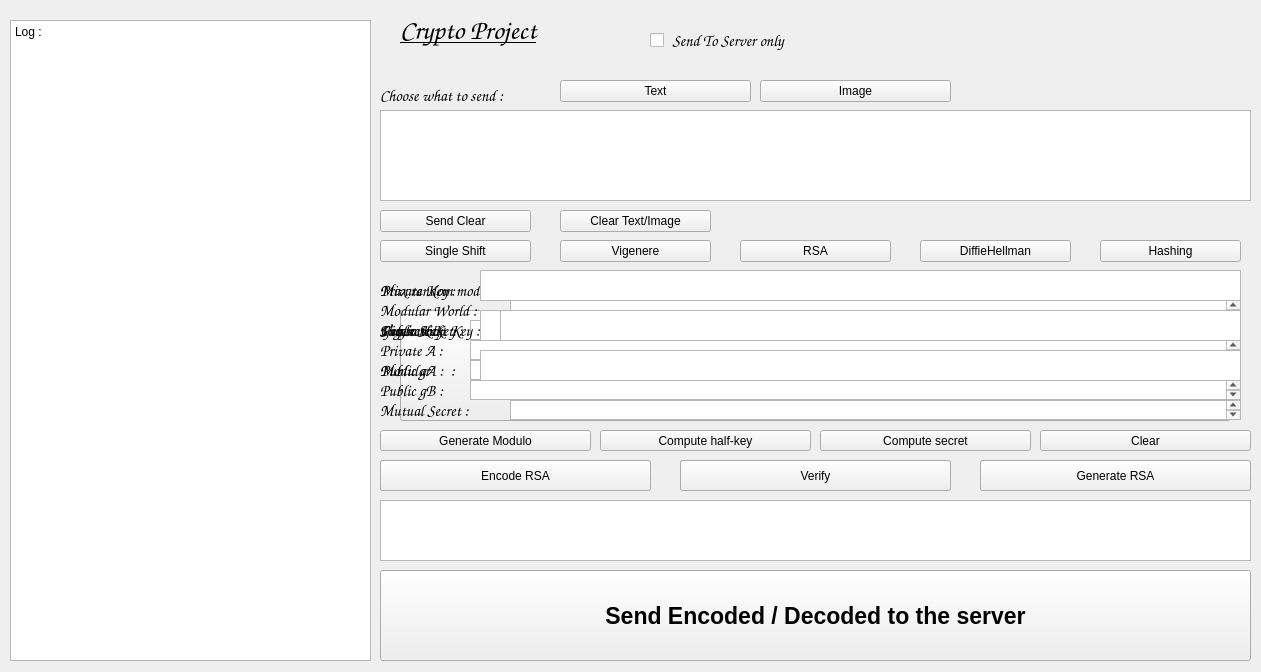
<?xml version="1.0" encoding="UTF-8"?>
<ui version="4.0">
 <class>Crypt</class>
 <widget class="QDialog" name="Crypt">
  <property name="geometry">
   <rect>
    <x>0</x>
    <y>0</y>
    <width>1261</width>
    <height>672</height>
   </rect>
  </property>
  <property name="minimumSize">
   <size>
    <width>400</width>
    <height>600</height>
   </size>
  </property>
  <property name="windowTitle">
   <string>Dialog</string>
  </property>
  <widget class="QToolButton" name="BSendClear">
   <property name="geometry">
    <rect>
     <x>380</x>
     <y>210</y>
     <width>151</width>
     <height>22</height>
    </rect>
   </property>
   <property name="autoFillBackground">
    <bool>false</bool>
   </property>
   <property name="text">
    <string>Send Clear</string>
   </property>
   <property name="icon">
    <iconset theme="accessories-calculator"/>
   </property>
   <property name="checkable">
    <bool>false</bool>
   </property>
   <property name="checked">
    <bool>false</bool>
   </property>
  </widget>
  <widget class="QToolButton" name="BDelTextImage">
   <property name="geometry">
    <rect>
     <x>560</x>
     <y>210</y>
     <width>151</width>
     <height>22</height>
    </rect>
   </property>
   <property name="autoFillBackground">
    <bool>false</bool>
   </property>
   <property name="text">
    <string>Clear Text/Image</string>
   </property>
   <property name="icon">
    <iconset theme="accessories-calculator"/>
   </property>
   <property name="checkable">
    <bool>false</bool>
   </property>
   <property name="checked">
    <bool>false</bool>
   </property>
  </widget>
  <widget class="QTextBrowser" name="TextSSKey">
   <property name="geometry">
    <rect>
     <x>520</x>
     <y>310</y>
     <width>721</width>
     <height>31</height>
    </rect>
   </property>
   <property name="readOnly">
    <bool>false</bool>
   </property>
   <property name="html">
    <string>&lt;!DOCTYPE HTML PUBLIC &quot;-//W3C//DTD HTML 4.0//EN&quot; &quot;http://www.w3.org/TR/REC-html40/strict.dtd&quot;&gt;
&lt;html&gt;&lt;head&gt;&lt;meta name=&quot;qrichtext&quot; content=&quot;1&quot; /&gt;&lt;meta charset=&quot;utf-8&quot; /&gt;&lt;style type=&quot;text/css&quot;&gt;
p, li { white-space: pre-wrap; }
hr { height: 1px; border-width: 0; }
li.unchecked::marker { content: &quot;\2610&quot;; }
li.checked::marker { content: &quot;\2612&quot;; }
&lt;/style&gt;&lt;/head&gt;&lt;body style=&quot; font-family:'Segoe UI'; font-size:9pt; font-weight:400; font-style:normal;&quot;&gt;
&lt;p style=&quot;-qt-paragraph-type:empty; margin-top:0px; margin-bottom:0px; margin-left:0px; margin-right:0px; -qt-block-indent:0; text-indent:0px;&quot;&gt;&lt;br /&gt;&lt;/p&gt;&lt;/body&gt;&lt;/html&gt;</string>
   </property>
  </widget>
  <widget class="QLabel" name="label_SSKey">
   <property name="geometry">
    <rect>
     <x>380</x>
     <y>310</y>
     <width>141</width>
     <height>41</height>
    </rect>
   </property>
   <property name="font">
    <font>
     <family>Comic Sans MS</family>
     <pointsize>12</pointsize>
     <bold>false</bold>
    </font>
   </property>
   <property name="text">
    <string>Single Shift Key :</string>
   </property>
  </widget>
  <widget class="QTextBrowser" name="TextSend">
   <property name="geometry">
    <rect>
     <x>380</x>
     <y>110</y>
     <width>871</width>
     <height>91</height>
    </rect>
   </property>
   <property name="readOnly">
    <bool>false</bool>
   </property>
   <property name="html">
    <string>&lt;!DOCTYPE HTML PUBLIC &quot;-//W3C//DTD HTML 4.0//EN&quot; &quot;http://www.w3.org/TR/REC-html40/strict.dtd&quot;&gt;
&lt;html&gt;&lt;head&gt;&lt;meta name=&quot;qrichtext&quot; content=&quot;1&quot; /&gt;&lt;meta charset=&quot;utf-8&quot; /&gt;&lt;style type=&quot;text/css&quot;&gt;
p, li { white-space: pre-wrap; }
hr { height: 1px; border-width: 0; }
li.unchecked::marker { content: &quot;\2610&quot;; }
li.checked::marker { content: &quot;\2612&quot;; }
&lt;/style&gt;&lt;/head&gt;&lt;body style=&quot; font-family:'Segoe UI'; font-size:9pt; font-weight:400; font-style:normal;&quot;&gt;
&lt;p style=&quot;-qt-paragraph-type:empty; margin-top:0px; margin-bottom:0px; margin-left:0px; margin-right:0px; -qt-block-indent:0; text-indent:0px;&quot;&gt;&lt;br /&gt;&lt;/p&gt;&lt;/body&gt;&lt;/html&gt;</string>
   </property>
  </widget>
  <widget class="QTextBrowser" name="TextEncoded">
   <property name="geometry">
    <rect>
     <x>380</x>
     <y>500</y>
     <width>871</width>
     <height>61</height>
    </rect>
   </property>
   <property name="readOnly">
    <bool>false</bool>
   </property>
   <property name="html">
    <string>&lt;!DOCTYPE HTML PUBLIC &quot;-//W3C//DTD HTML 4.0//EN&quot; &quot;http://www.w3.org/TR/REC-html40/strict.dtd&quot;&gt;
&lt;html&gt;&lt;head&gt;&lt;meta name=&quot;qrichtext&quot; content=&quot;1&quot; /&gt;&lt;meta charset=&quot;utf-8&quot; /&gt;&lt;style type=&quot;text/css&quot;&gt;
p, li { white-space: pre-wrap; }
hr { height: 1px; border-width: 0; }
li.unchecked::marker { content: &quot;\2610&quot;; }
li.checked::marker { content: &quot;\2612&quot;; }
&lt;/style&gt;&lt;/head&gt;&lt;body style=&quot; font-family:'Segoe UI'; font-size:9pt; font-weight:400; font-style:normal;&quot;&gt;
&lt;p style=&quot;-qt-paragraph-type:empty; margin-top:0px; margin-bottom:0px; margin-left:0px; margin-right:0px; -qt-block-indent:0; text-indent:0px;&quot;&gt;&lt;br /&gt;&lt;/p&gt;&lt;/body&gt;&lt;/html&gt;</string>
   </property>
  </widget>
  <widget class="QToolButton" name="BFindKey">
   <property name="geometry">
    <rect>
     <x>980</x>
     <y>460</y>
     <width>271</width>
     <height>31</height>
    </rect>
   </property>
   <property name="autoFillBackground">
    <bool>false</bool>
   </property>
   <property name="text">
    <string>Find key</string>
   </property>
   <property name="icon">
    <iconset theme="accessories-calculator"/>
   </property>
   <property name="checkable">
    <bool>false</bool>
   </property>
   <property name="checked">
    <bool>false</bool>
   </property>
  </widget>
  <widget class="QToolButton" name="BDecodeRSA">
   <property name="geometry">
    <rect>
     <x>680</x>
     <y>460</y>
     <width>271</width>
     <height>31</height>
    </rect>
   </property>
   <property name="autoFillBackground">
    <bool>false</bool>
   </property>
   <property name="text">
    <string>Decode RSA</string>
   </property>
   <property name="icon">
    <iconset theme="accessories-calculator"/>
   </property>
   <property name="checkable">
    <bool>false</bool>
   </property>
   <property name="checked">
    <bool>false</bool>
   </property>
  </widget>
  <widget class="QToolButton" name="BEncodeSS">
   <property name="geometry">
    <rect>
     <x>380</x>
     <y>460</y>
     <width>271</width>
     <height>31</height>
    </rect>
   </property>
   <property name="autoFillBackground">
    <bool>false</bool>
   </property>
   <property name="text">
    <string>Encode Shift</string>
   </property>
   <property name="icon">
    <iconset theme="accessories-calculator"/>
   </property>
   <property name="checkable">
    <bool>false</bool>
   </property>
   <property name="checked">
    <bool>false</bool>
   </property>
  </widget>
  <widget class="QCheckBox" name="SendToServerOnly">
   <property name="geometry">
    <rect>
     <x>650</x>
     <y>30</y>
     <width>201</width>
     <height>20</height>
    </rect>
   </property>
   <property name="font">
    <font>
     <family>Comic Sans MS</family>
     <pointsize>12</pointsize>
     <bold>true</bold>
    </font>
   </property>
   <property name="text">
    <string> Send To Server only</string>
   </property>
  </widget>
  <widget class="QLabel" name="label_CryptoProject">
   <property name="geometry">
    <rect>
     <x>400</x>
     <y>10</y>
     <width>231</width>
     <height>41</height>
    </rect>
   </property>
   <property name="font">
    <font>
     <family>Comic Sans MS</family>
     <pointsize>20</pointsize>
     <bold>true</bold>
     <underline>true</underline>
     <kerning>true</kerning>
    </font>
   </property>
   <property name="text">
    <string>Crypto Project</string>
   </property>
  </widget>
  <widget class="QToolButton" name="BSendEncoded">
   <property name="geometry">
    <rect>
     <x>380</x>
     <y>570</y>
     <width>871</width>
     <height>91</height>
    </rect>
   </property>
   <property name="font">
    <font>
     <pointsize>17</pointsize>
     <italic>false</italic>
     <bold>true</bold>
    </font>
   </property>
   <property name="autoFillBackground">
    <bool>false</bool>
   </property>
   <property name="text">
    <string>Send Encoded / Decoded to the server</string>
   </property>
   <property name="icon">
    <iconset theme="accessories-calculator"/>
   </property>
   <property name="checkable">
    <bool>false</bool>
   </property>
   <property name="checked">
    <bool>false</bool>
   </property>
  </widget>
  <widget class="QLabel" name="label_Send">
   <property name="geometry">
    <rect>
     <x>380</x>
     <y>80</y>
     <width>171</width>
     <height>31</height>
    </rect>
   </property>
   <property name="font">
    <font>
     <family>Comic Sans MS</family>
     <pointsize>12</pointsize>
     <bold>false</bold>
    </font>
   </property>
   <property name="text">
    <string>Choose what to send :</string>
   </property>
  </widget>
  <widget class="QLabel" name="label_PrivateKey">
   <property name="geometry">
    <rect>
     <x>380</x>
     <y>280</y>
     <width>101</width>
     <height>20</height>
    </rect>
   </property>
   <property name="font">
    <font>
     <family>Comic Sans MS</family>
     <pointsize>12</pointsize>
     <bold>false</bold>
    </font>
   </property>
   <property name="text">
    <string>Private Key :</string>
   </property>
  </widget>
  <widget class="QTextBrowser" name="TextPrivateKey">
   <property name="geometry">
    <rect>
     <x>480</x>
     <y>270</y>
     <width>761</width>
     <height>31</height>
    </rect>
   </property>
   <property name="readOnly">
    <bool>false</bool>
   </property>
   <property name="html">
    <string>&lt;!DOCTYPE HTML PUBLIC &quot;-//W3C//DTD HTML 4.0//EN&quot; &quot;http://www.w3.org/TR/REC-html40/strict.dtd&quot;&gt;
&lt;html&gt;&lt;head&gt;&lt;meta name=&quot;qrichtext&quot; content=&quot;1&quot; /&gt;&lt;meta charset=&quot;utf-8&quot; /&gt;&lt;style type=&quot;text/css&quot;&gt;
p, li { white-space: pre-wrap; }
hr { height: 1px; border-width: 0; }
li.unchecked::marker { content: &quot;\2610&quot;; }
li.checked::marker { content: &quot;\2612&quot;; }
&lt;/style&gt;&lt;/head&gt;&lt;body style=&quot; font-family:'Segoe UI'; font-size:9pt; font-weight:400; font-style:normal;&quot;&gt;
&lt;p style=&quot;-qt-paragraph-type:empty; margin-top:0px; margin-bottom:0px; margin-left:0px; margin-right:0px; -qt-block-indent:0; text-indent:0px;&quot;&gt;&lt;br /&gt;&lt;/p&gt;&lt;/body&gt;&lt;/html&gt;</string>
   </property>
  </widget>
  <widget class="QLabel" name="label_PublicKey">
   <property name="geometry">
    <rect>
     <x>380</x>
     <y>320</y>
     <width>101</width>
     <height>20</height>
    </rect>
   </property>
   <property name="font">
    <font>
     <family>Comic Sans MS</family>
     <pointsize>12</pointsize>
     <bold>false</bold>
    </font>
   </property>
   <property name="text">
    <string>Public Key   :</string>
   </property>
  </widget>
  <widget class="QTextBrowser" name="TextPublicKey">
   <property name="geometry">
    <rect>
     <x>480</x>
     <y>310</y>
     <width>761</width>
     <height>31</height>
    </rect>
   </property>
   <property name="readOnly">
    <bool>false</bool>
   </property>
   <property name="html">
    <string>&lt;!DOCTYPE HTML PUBLIC &quot;-//W3C//DTD HTML 4.0//EN&quot; &quot;http://www.w3.org/TR/REC-html40/strict.dtd&quot;&gt;
&lt;html&gt;&lt;head&gt;&lt;meta name=&quot;qrichtext&quot; content=&quot;1&quot; /&gt;&lt;meta charset=&quot;utf-8&quot; /&gt;&lt;style type=&quot;text/css&quot;&gt;
p, li { white-space: pre-wrap; }
hr { height: 1px; border-width: 0; }
li.unchecked::marker { content: &quot;\2610&quot;; }
li.checked::marker { content: &quot;\2612&quot;; }
&lt;/style&gt;&lt;/head&gt;&lt;body style=&quot; font-family:'Segoe UI'; font-size:9pt; font-weight:400; font-style:normal;&quot;&gt;
&lt;p style=&quot;-qt-paragraph-type:empty; margin-top:0px; margin-bottom:0px; margin-left:0px; margin-right:0px; -qt-block-indent:0; text-indent:0px;&quot;&gt;&lt;br /&gt;&lt;/p&gt;&lt;/body&gt;&lt;/html&gt;</string>
   </property>
  </widget>
  <widget class="QLabel" name="label_Modular">
   <property name="geometry">
    <rect>
     <x>380</x>
     <y>360</y>
     <width>101</width>
     <height>20</height>
    </rect>
   </property>
   <property name="font">
    <font>
     <family>Comic Sans MS</family>
     <pointsize>12</pointsize>
     <bold>false</bold>
    </font>
   </property>
   <property name="text">
    <string>Modular      :</string>
   </property>
  </widget>
  <widget class="QTextBrowser" name="TextModular">
   <property name="geometry">
    <rect>
     <x>480</x>
     <y>350</y>
     <width>761</width>
     <height>31</height>
    </rect>
   </property>
   <property name="readOnly">
    <bool>false</bool>
   </property>
   <property name="html">
    <string>&lt;!DOCTYPE HTML PUBLIC &quot;-//W3C//DTD HTML 4.0//EN&quot; &quot;http://www.w3.org/TR/REC-html40/strict.dtd&quot;&gt;
&lt;html&gt;&lt;head&gt;&lt;meta name=&quot;qrichtext&quot; content=&quot;1&quot; /&gt;&lt;meta charset=&quot;utf-8&quot; /&gt;&lt;style type=&quot;text/css&quot;&gt;
p, li { white-space: pre-wrap; }
hr { height: 1px; border-width: 0; }
li.unchecked::marker { content: &quot;\2610&quot;; }
li.checked::marker { content: &quot;\2612&quot;; }
&lt;/style&gt;&lt;/head&gt;&lt;body style=&quot; font-family:'Segoe UI'; font-size:9pt; font-weight:400; font-style:normal;&quot;&gt;
&lt;p style=&quot;-qt-paragraph-type:empty; margin-top:0px; margin-bottom:0px; margin-left:0px; margin-right:0px; -qt-block-indent:0; text-indent:0px;&quot;&gt;&lt;br /&gt;&lt;/p&gt;&lt;/body&gt;&lt;/html&gt;</string>
   </property>
  </widget>
  <widget class="QToolButton" name="BSingleShift">
   <property name="geometry">
    <rect>
     <x>380</x>
     <y>240</y>
     <width>151</width>
     <height>22</height>
    </rect>
   </property>
   <property name="autoFillBackground">
    <bool>false</bool>
   </property>
   <property name="text">
    <string>Single Shift</string>
   </property>
   <property name="icon">
    <iconset theme="accessories-calculator"/>
   </property>
   <property name="checkable">
    <bool>false</bool>
   </property>
   <property name="checked">
    <bool>false</bool>
   </property>
  </widget>
  <widget class="QToolButton" name="BVigenere">
   <property name="geometry">
    <rect>
     <x>560</x>
     <y>240</y>
     <width>151</width>
     <height>22</height>
    </rect>
   </property>
   <property name="autoFillBackground">
    <bool>false</bool>
   </property>
   <property name="text">
    <string>Vigenere</string>
   </property>
   <property name="icon">
    <iconset theme="accessories-calculator"/>
   </property>
   <property name="checkable">
    <bool>false</bool>
   </property>
   <property name="checked">
    <bool>false</bool>
   </property>
  </widget>
  <widget class="QToolButton" name="BRSA">
   <property name="geometry">
    <rect>
     <x>740</x>
     <y>240</y>
     <width>151</width>
     <height>22</height>
    </rect>
   </property>
   <property name="autoFillBackground">
    <bool>false</bool>
   </property>
   <property name="text">
    <string>RSA</string>
   </property>
   <property name="icon">
    <iconset theme="accessories-calculator"/>
   </property>
   <property name="checkable">
    <bool>false</bool>
   </property>
   <property name="checked">
    <bool>false</bool>
   </property>
  </widget>
  <widget class="QToolButton" name="BDiffieHellman">
   <property name="geometry">
    <rect>
     <x>920</x>
     <y>240</y>
     <width>151</width>
     <height>22</height>
    </rect>
   </property>
   <property name="autoFillBackground">
    <bool>false</bool>
   </property>
   <property name="text">
    <string>DiffieHellman</string>
   </property>
   <property name="icon">
    <iconset theme="accessories-calculator"/>
   </property>
   <property name="checkable">
    <bool>false</bool>
   </property>
   <property name="checked">
    <bool>false</bool>
   </property>
  </widget>
  <widget class="QToolButton" name="BHashing">
   <property name="geometry">
    <rect>
     <x>1100</x>
     <y>240</y>
     <width>141</width>
     <height>22</height>
    </rect>
   </property>
   <property name="autoFillBackground">
    <bool>false</bool>
   </property>
   <property name="text">
    <string>Hashing</string>
   </property>
   <property name="icon">
    <iconset theme="accessories-calculator"/>
   </property>
   <property name="checkable">
    <bool>false</bool>
   </property>
   <property name="checked">
    <bool>false</bool>
   </property>
  </widget>
  <widget class="QToolButton" name="BText">
   <property name="geometry">
    <rect>
     <x>560</x>
     <y>80</y>
     <width>191</width>
     <height>22</height>
    </rect>
   </property>
   <property name="autoFillBackground">
    <bool>false</bool>
   </property>
   <property name="text">
    <string>Text</string>
   </property>
   <property name="icon">
    <iconset theme="accessories-calculator"/>
   </property>
   <property name="checkable">
    <bool>false</bool>
   </property>
   <property name="checked">
    <bool>false</bool>
   </property>
  </widget>
  <widget class="QToolButton" name="BImage">
   <property name="geometry">
    <rect>
     <x>760</x>
     <y>80</y>
     <width>191</width>
     <height>22</height>
    </rect>
   </property>
   <property name="autoFillBackground">
    <bool>false</bool>
   </property>
   <property name="text">
    <string>Image</string>
   </property>
   <property name="icon">
    <iconset theme="accessories-calculator"/>
   </property>
   <property name="checkable">
    <bool>false</bool>
   </property>
   <property name="checked">
    <bool>false</bool>
   </property>
  </widget>
  <widget class="QTextBrowser" name="TextLog">
   <property name="enabled">
    <bool>true</bool>
   </property>
   <property name="geometry">
    <rect>
     <x>10</x>
     <y>20</y>
     <width>361</width>
     <height>641</height>
    </rect>
   </property>
   <property name="readOnly">
    <bool>true</bool>
   </property>
   <property name="markdown">
    <string>Log :

</string>
   </property>
   <property name="html">
    <string>&lt;!DOCTYPE HTML PUBLIC &quot;-//W3C//DTD HTML 4.0//EN&quot; &quot;http://www.w3.org/TR/REC-html40/strict.dtd&quot;&gt;
&lt;html&gt;&lt;head&gt;&lt;meta name=&quot;qrichtext&quot; content=&quot;1&quot; /&gt;&lt;meta charset=&quot;utf-8&quot; /&gt;&lt;style type=&quot;text/css&quot;&gt;
p, li { white-space: pre-wrap; }
hr { height: 1px; border-width: 0; }
li.unchecked::marker { content: &quot;\2610&quot;; }
li.checked::marker { content: &quot;\2612&quot;; }
&lt;/style&gt;&lt;/head&gt;&lt;body style=&quot; font-family:'Segoe UI'; font-size:9pt; font-weight:400; font-style:normal;&quot;&gt;
&lt;p style=&quot; margin-top:6px; margin-bottom:6px; margin-left:0px; margin-right:0px; -qt-block-indent:0; text-indent:0px;&quot;&gt;Log :&lt;/p&gt;&lt;/body&gt;&lt;/html&gt;</string>
   </property>
  </widget>
  <widget class="QToolButton" name="BSHA256">
   <property name="geometry">
    <rect>
     <x>400</x>
     <y>310</y>
     <width>831</width>
     <height>111</height>
    </rect>
   </property>
   <property name="autoFillBackground">
    <bool>false</bool>
   </property>
   <property name="text">
    <string>SHA-256</string>
   </property>
   <property name="icon">
    <iconset theme="accessories-calculator"/>
   </property>
   <property name="checkable">
    <bool>false</bool>
   </property>
   <property name="checked">
    <bool>false</bool>
   </property>
  </widget>
  <widget class="QLabel" name="label_MRM">
   <property name="geometry">
    <rect>
     <x>380</x>
     <y>280</y>
     <width>161</width>
     <height>20</height>
    </rect>
   </property>
   <property name="font">
    <font>
     <family>Comic Sans MS</family>
     <pointsize>12</pointsize>
     <bold>false</bold>
    </font>
   </property>
   <property name="text">
    <string>Max random modulo :</string>
   </property>
  </widget>
  <widget class="QLabel" name="label_MW">
   <property name="geometry">
    <rect>
     <x>380</x>
     <y>300</y>
     <width>131</width>
     <height>20</height>
    </rect>
   </property>
   <property name="font">
    <font>
     <family>Comic Sans MS</family>
     <pointsize>12</pointsize>
     <bold>false</bold>
    </font>
   </property>
   <property name="text">
    <string>Modular World :</string>
   </property>
  </widget>
  <widget class="QLabel" name="label_Generator">
   <property name="geometry">
    <rect>
     <x>380</x>
     <y>320</y>
     <width>91</width>
     <height>20</height>
    </rect>
   </property>
   <property name="font">
    <font>
     <family>Comic Sans MS</family>
     <pointsize>12</pointsize>
     <bold>false</bold>
    </font>
   </property>
   <property name="text">
    <string>Generator :</string>
   </property>
  </widget>
  <widget class="QLabel" name="label_PrivateA">
   <property name="geometry">
    <rect>
     <x>380</x>
     <y>340</y>
     <width>91</width>
     <height>20</height>
    </rect>
   </property>
   <property name="font">
    <font>
     <family>Comic Sans MS</family>
     <pointsize>12</pointsize>
     <bold>false</bold>
    </font>
   </property>
   <property name="text">
    <string>Private A :</string>
   </property>
  </widget>
  <widget class="QLabel" name="label_PublicgB">
   <property name="geometry">
    <rect>
     <x>380</x>
     <y>380</y>
     <width>91</width>
     <height>20</height>
    </rect>
   </property>
   <property name="font">
    <font>
     <family>Comic Sans MS</family>
     <pointsize>12</pointsize>
     <bold>false</bold>
    </font>
   </property>
   <property name="text">
    <string>Public gB :</string>
   </property>
  </widget>
  <widget class="QLabel" name="label_PublicgA">
   <property name="geometry">
    <rect>
     <x>380</x>
     <y>360</y>
     <width>91</width>
     <height>20</height>
    </rect>
   </property>
   <property name="font">
    <font>
     <family>Comic Sans MS</family>
     <pointsize>12</pointsize>
     <bold>false</bold>
    </font>
   </property>
   <property name="text">
    <string>Public gA :</string>
   </property>
  </widget>
  <widget class="QLabel" name="label_MS">
   <property name="geometry">
    <rect>
     <x>380</x>
     <y>400</y>
     <width>131</width>
     <height>20</height>
    </rect>
   </property>
   <property name="font">
    <font>
     <family>Comic Sans MS</family>
     <pointsize>12</pointsize>
     <bold>false</bold>
    </font>
   </property>
   <property name="text">
    <string>Mutual Secret :</string>
   </property>
  </widget>
  <widget class="QTextBrowser" name="TextMRM">
   <property name="geometry">
    <rect>
     <x>540</x>
     <y>280</y>
     <width>701</width>
     <height>20</height>
    </rect>
   </property>
   <property name="readOnly">
    <bool>false</bool>
   </property>
   <property name="html">
    <string>&lt;!DOCTYPE HTML PUBLIC &quot;-//W3C//DTD HTML 4.0//EN&quot; &quot;http://www.w3.org/TR/REC-html40/strict.dtd&quot;&gt;
&lt;html&gt;&lt;head&gt;&lt;meta name=&quot;qrichtext&quot; content=&quot;1&quot; /&gt;&lt;meta charset=&quot;utf-8&quot; /&gt;&lt;style type=&quot;text/css&quot;&gt;
p, li { white-space: pre-wrap; }
hr { height: 1px; border-width: 0; }
li.unchecked::marker { content: &quot;\2610&quot;; }
li.checked::marker { content: &quot;\2612&quot;; }
&lt;/style&gt;&lt;/head&gt;&lt;body style=&quot; font-family:'Segoe UI'; font-size:9pt; font-weight:400; font-style:normal;&quot;&gt;
&lt;p style=&quot;-qt-paragraph-type:empty; margin-top:0px; margin-bottom:0px; margin-left:0px; margin-right:0px; -qt-block-indent:0; text-indent:0px;&quot;&gt;&lt;br /&gt;&lt;/p&gt;&lt;/body&gt;&lt;/html&gt;</string>
   </property>
  </widget>
  <widget class="QTextBrowser" name="TextMW">
   <property name="geometry">
    <rect>
     <x>510</x>
     <y>300</y>
     <width>731</width>
     <height>20</height>
    </rect>
   </property>
   <property name="readOnly">
    <bool>false</bool>
   </property>
   <property name="html">
    <string>&lt;!DOCTYPE HTML PUBLIC &quot;-//W3C//DTD HTML 4.0//EN&quot; &quot;http://www.w3.org/TR/REC-html40/strict.dtd&quot;&gt;
&lt;html&gt;&lt;head&gt;&lt;meta name=&quot;qrichtext&quot; content=&quot;1&quot; /&gt;&lt;meta charset=&quot;utf-8&quot; /&gt;&lt;style type=&quot;text/css&quot;&gt;
p, li { white-space: pre-wrap; }
hr { height: 1px; border-width: 0; }
li.unchecked::marker { content: &quot;\2610&quot;; }
li.checked::marker { content: &quot;\2612&quot;; }
&lt;/style&gt;&lt;/head&gt;&lt;body style=&quot; font-family:'Segoe UI'; font-size:9pt; font-weight:400; font-style:normal;&quot;&gt;
&lt;p style=&quot;-qt-paragraph-type:empty; margin-top:0px; margin-bottom:0px; margin-left:0px; margin-right:0px; -qt-block-indent:0; text-indent:0px;&quot;&gt;&lt;br /&gt;&lt;/p&gt;&lt;/body&gt;&lt;/html&gt;</string>
   </property>
  </widget>
  <widget class="QTextBrowser" name="TextGenerator">
   <property name="geometry">
    <rect>
     <x>470</x>
     <y>320</y>
     <width>771</width>
     <height>20</height>
    </rect>
   </property>
   <property name="readOnly">
    <bool>false</bool>
   </property>
   <property name="html">
    <string>&lt;!DOCTYPE HTML PUBLIC &quot;-//W3C//DTD HTML 4.0//EN&quot; &quot;http://www.w3.org/TR/REC-html40/strict.dtd&quot;&gt;
&lt;html&gt;&lt;head&gt;&lt;meta name=&quot;qrichtext&quot; content=&quot;1&quot; /&gt;&lt;meta charset=&quot;utf-8&quot; /&gt;&lt;style type=&quot;text/css&quot;&gt;
p, li { white-space: pre-wrap; }
hr { height: 1px; border-width: 0; }
li.unchecked::marker { content: &quot;\2610&quot;; }
li.checked::marker { content: &quot;\2612&quot;; }
&lt;/style&gt;&lt;/head&gt;&lt;body style=&quot; font-family:'Segoe UI'; font-size:9pt; font-weight:400; font-style:normal;&quot;&gt;
&lt;p style=&quot;-qt-paragraph-type:empty; margin-top:0px; margin-bottom:0px; margin-left:0px; margin-right:0px; -qt-block-indent:0; text-indent:0px;&quot;&gt;&lt;br /&gt;&lt;/p&gt;&lt;/body&gt;&lt;/html&gt;</string>
   </property>
  </widget>
  <widget class="QTextBrowser" name="TextPrivateA">
   <property name="geometry">
    <rect>
     <x>470</x>
     <y>340</y>
     <width>771</width>
     <height>20</height>
    </rect>
   </property>
   <property name="readOnly">
    <bool>false</bool>
   </property>
   <property name="html">
    <string>&lt;!DOCTYPE HTML PUBLIC &quot;-//W3C//DTD HTML 4.0//EN&quot; &quot;http://www.w3.org/TR/REC-html40/strict.dtd&quot;&gt;
&lt;html&gt;&lt;head&gt;&lt;meta name=&quot;qrichtext&quot; content=&quot;1&quot; /&gt;&lt;meta charset=&quot;utf-8&quot; /&gt;&lt;style type=&quot;text/css&quot;&gt;
p, li { white-space: pre-wrap; }
hr { height: 1px; border-width: 0; }
li.unchecked::marker { content: &quot;\2610&quot;; }
li.checked::marker { content: &quot;\2612&quot;; }
&lt;/style&gt;&lt;/head&gt;&lt;body style=&quot; font-family:'Segoe UI'; font-size:9pt; font-weight:400; font-style:normal;&quot;&gt;
&lt;p style=&quot;-qt-paragraph-type:empty; margin-top:0px; margin-bottom:0px; margin-left:0px; margin-right:0px; -qt-block-indent:0; text-indent:0px;&quot;&gt;&lt;br /&gt;&lt;/p&gt;&lt;/body&gt;&lt;/html&gt;</string>
   </property>
  </widget>
  <widget class="QTextBrowser" name="TextPublicgA">
   <property name="geometry">
    <rect>
     <x>470</x>
     <y>360</y>
     <width>771</width>
     <height>20</height>
    </rect>
   </property>
   <property name="readOnly">
    <bool>false</bool>
   </property>
   <property name="html">
    <string>&lt;!DOCTYPE HTML PUBLIC &quot;-//W3C//DTD HTML 4.0//EN&quot; &quot;http://www.w3.org/TR/REC-html40/strict.dtd&quot;&gt;
&lt;html&gt;&lt;head&gt;&lt;meta name=&quot;qrichtext&quot; content=&quot;1&quot; /&gt;&lt;meta charset=&quot;utf-8&quot; /&gt;&lt;style type=&quot;text/css&quot;&gt;
p, li { white-space: pre-wrap; }
hr { height: 1px; border-width: 0; }
li.unchecked::marker { content: &quot;\2610&quot;; }
li.checked::marker { content: &quot;\2612&quot;; }
&lt;/style&gt;&lt;/head&gt;&lt;body style=&quot; font-family:'Segoe UI'; font-size:9pt; font-weight:400; font-style:normal;&quot;&gt;
&lt;p style=&quot;-qt-paragraph-type:empty; margin-top:0px; margin-bottom:0px; margin-left:0px; margin-right:0px; -qt-block-indent:0; text-indent:0px;&quot;&gt;&lt;br /&gt;&lt;/p&gt;&lt;/body&gt;&lt;/html&gt;</string>
   </property>
  </widget>
  <widget class="QTextBrowser" name="TextPublicgB">
   <property name="geometry">
    <rect>
     <x>470</x>
     <y>380</y>
     <width>771</width>
     <height>20</height>
    </rect>
   </property>
   <property name="readOnly">
    <bool>false</bool>
   </property>
   <property name="html">
    <string>&lt;!DOCTYPE HTML PUBLIC &quot;-//W3C//DTD HTML 4.0//EN&quot; &quot;http://www.w3.org/TR/REC-html40/strict.dtd&quot;&gt;
&lt;html&gt;&lt;head&gt;&lt;meta name=&quot;qrichtext&quot; content=&quot;1&quot; /&gt;&lt;meta charset=&quot;utf-8&quot; /&gt;&lt;style type=&quot;text/css&quot;&gt;
p, li { white-space: pre-wrap; }
hr { height: 1px; border-width: 0; }
li.unchecked::marker { content: &quot;\2610&quot;; }
li.checked::marker { content: &quot;\2612&quot;; }
&lt;/style&gt;&lt;/head&gt;&lt;body style=&quot; font-family:'Segoe UI'; font-size:9pt; font-weight:400; font-style:normal;&quot;&gt;
&lt;p style=&quot;-qt-paragraph-type:empty; margin-top:0px; margin-bottom:0px; margin-left:0px; margin-right:0px; -qt-block-indent:0; text-indent:0px;&quot;&gt;&lt;br /&gt;&lt;/p&gt;&lt;/body&gt;&lt;/html&gt;</string>
   </property>
  </widget>
  <widget class="QTextBrowser" name="TextMS">
   <property name="geometry">
    <rect>
     <x>510</x>
     <y>400</y>
     <width>731</width>
     <height>20</height>
    </rect>
   </property>
   <property name="readOnly">
    <bool>false</bool>
   </property>
   <property name="html">
    <string>&lt;!DOCTYPE HTML PUBLIC &quot;-//W3C//DTD HTML 4.0//EN&quot; &quot;http://www.w3.org/TR/REC-html40/strict.dtd&quot;&gt;
&lt;html&gt;&lt;head&gt;&lt;meta name=&quot;qrichtext&quot; content=&quot;1&quot; /&gt;&lt;meta charset=&quot;utf-8&quot; /&gt;&lt;style type=&quot;text/css&quot;&gt;
p, li { white-space: pre-wrap; }
hr { height: 1px; border-width: 0; }
li.unchecked::marker { content: &quot;\2610&quot;; }
li.checked::marker { content: &quot;\2612&quot;; }
&lt;/style&gt;&lt;/head&gt;&lt;body style=&quot; font-family:'Segoe UI'; font-size:9pt; font-weight:400; font-style:normal;&quot;&gt;
&lt;p style=&quot;-qt-paragraph-type:empty; margin-top:0px; margin-bottom:0px; margin-left:0px; margin-right:0px; -qt-block-indent:0; text-indent:0px;&quot;&gt;&lt;br /&gt;&lt;/p&gt;&lt;/body&gt;&lt;/html&gt;</string>
   </property>
  </widget>
  <widget class="QLabel" name="label_Vigenere">
   <property name="geometry">
    <rect>
     <x>380</x>
     <y>310</y>
     <width>111</width>
     <height>41</height>
    </rect>
   </property>
   <property name="font">
    <font>
     <family>Comic Sans MS</family>
     <pointsize>12</pointsize>
     <bold>false</bold>
    </font>
   </property>
   <property name="text">
    <string>Vigenere Key :</string>
   </property>
  </widget>
  <widget class="QTextBrowser" name="TextVigenere">
   <property name="geometry">
    <rect>
     <x>500</x>
     <y>310</y>
     <width>741</width>
     <height>31</height>
    </rect>
   </property>
   <property name="readOnly">
    <bool>false</bool>
   </property>
   <property name="html">
    <string>&lt;!DOCTYPE HTML PUBLIC &quot;-//W3C//DTD HTML 4.0//EN&quot; &quot;http://www.w3.org/TR/REC-html40/strict.dtd&quot;&gt;
&lt;html&gt;&lt;head&gt;&lt;meta name=&quot;qrichtext&quot; content=&quot;1&quot; /&gt;&lt;meta charset=&quot;utf-8&quot; /&gt;&lt;style type=&quot;text/css&quot;&gt;
p, li { white-space: pre-wrap; }
hr { height: 1px; border-width: 0; }
li.unchecked::marker { content: &quot;\2610&quot;; }
li.checked::marker { content: &quot;\2612&quot;; }
&lt;/style&gt;&lt;/head&gt;&lt;body style=&quot; font-family:'Segoe UI'; font-size:9pt; font-weight:400; font-style:normal;&quot;&gt;
&lt;p style=&quot;-qt-paragraph-type:empty; margin-top:0px; margin-bottom:0px; margin-left:0px; margin-right:0px; -qt-block-indent:0; text-indent:0px;&quot;&gt;&lt;br /&gt;&lt;/p&gt;&lt;/body&gt;&lt;/html&gt;</string>
   </property>
  </widget>
  <widget class="QToolButton" name="BGM">
   <property name="geometry">
    <rect>
     <x>380</x>
     <y>430</y>
     <width>211</width>
     <height>21</height>
    </rect>
   </property>
   <property name="autoFillBackground">
    <bool>false</bool>
   </property>
   <property name="text">
    <string>Generate Modulo</string>
   </property>
   <property name="icon">
    <iconset theme="accessories-calculator"/>
   </property>
   <property name="checkable">
    <bool>false</bool>
   </property>
   <property name="checked">
    <bool>false</bool>
   </property>
  </widget>
  <widget class="QToolButton" name="BHK">
   <property name="geometry">
    <rect>
     <x>600</x>
     <y>430</y>
     <width>211</width>
     <height>21</height>
    </rect>
   </property>
   <property name="autoFillBackground">
    <bool>false</bool>
   </property>
   <property name="text">
    <string>Compute half-key</string>
   </property>
   <property name="icon">
    <iconset theme="accessories-calculator"/>
   </property>
   <property name="checkable">
    <bool>false</bool>
   </property>
   <property name="checked">
    <bool>false</bool>
   </property>
  </widget>
  <widget class="QToolButton" name="BCS">
   <property name="geometry">
    <rect>
     <x>820</x>
     <y>430</y>
     <width>211</width>
     <height>21</height>
    </rect>
   </property>
   <property name="autoFillBackground">
    <bool>false</bool>
   </property>
   <property name="text">
    <string>Compute secret</string>
   </property>
   <property name="icon">
    <iconset theme="accessories-calculator"/>
   </property>
   <property name="checkable">
    <bool>false</bool>
   </property>
   <property name="checked">
    <bool>false</bool>
   </property>
  </widget>
  <widget class="QToolButton" name="BClear">
   <property name="geometry">
    <rect>
     <x>1040</x>
     <y>430</y>
     <width>211</width>
     <height>21</height>
    </rect>
   </property>
   <property name="autoFillBackground">
    <bool>false</bool>
   </property>
   <property name="text">
    <string>Clear</string>
   </property>
   <property name="icon">
    <iconset theme="accessories-calculator"/>
   </property>
   <property name="checkable">
    <bool>false</bool>
   </property>
   <property name="checked">
    <bool>false</bool>
   </property>
  </widget>
  <widget class="QToolButton" name="BEncodeVigenere">
   <property name="geometry">
    <rect>
     <x>380</x>
     <y>460</y>
     <width>271</width>
     <height>31</height>
    </rect>
   </property>
   <property name="autoFillBackground">
    <bool>false</bool>
   </property>
   <property name="text">
    <string>Encode Vigenere</string>
   </property>
   <property name="icon">
    <iconset theme="accessories-calculator"/>
   </property>
   <property name="checkable">
    <bool>false</bool>
   </property>
   <property name="checked">
    <bool>false</bool>
   </property>
  </widget>
  <widget class="QToolButton" name="BEncodeRSA">
   <property name="geometry">
    <rect>
     <x>380</x>
     <y>460</y>
     <width>271</width>
     <height>31</height>
    </rect>
   </property>
   <property name="autoFillBackground">
    <bool>false</bool>
   </property>
   <property name="text">
    <string>Encode RSA</string>
   </property>
   <property name="icon">
    <iconset theme="accessories-calculator"/>
   </property>
   <property name="checkable">
    <bool>false</bool>
   </property>
   <property name="checked">
    <bool>false</bool>
   </property>
  </widget>
  <widget class="QToolButton" name="BGenerateRSA">
   <property name="geometry">
    <rect>
     <x>980</x>
     <y>460</y>
     <width>271</width>
     <height>31</height>
    </rect>
   </property>
   <property name="autoFillBackground">
    <bool>false</bool>
   </property>
   <property name="text">
    <string>Generate RSA</string>
   </property>
   <property name="icon">
    <iconset theme="accessories-calculator"/>
   </property>
   <property name="checkable">
    <bool>false</bool>
   </property>
   <property name="checked">
    <bool>false</bool>
   </property>
  </widget>
  <widget class="QToolButton" name="BVerify">
   <property name="geometry">
    <rect>
     <x>680</x>
     <y>460</y>
     <width>271</width>
     <height>31</height>
    </rect>
   </property>
   <property name="autoFillBackground">
    <bool>false</bool>
   </property>
   <property name="text">
    <string>Verify</string>
   </property>
   <property name="icon">
    <iconset theme="accessories-calculator"/>
   </property>
   <property name="checkable">
    <bool>false</bool>
   </property>
   <property name="checked">
    <bool>false</bool>
   </property>
  </widget>
  <zorder>BSHA256</zorder>
  <zorder>TextMW</zorder>
  <zorder>label_MW</zorder>
  <zorder>label_PublicgB</zorder>
  <zorder>TextPublicgB</zorder>
  <zorder>label_PrivateA</zorder>
  <zorder>label_MS</zorder>
  <zorder>label_Generator</zorder>
  <zorder>TextMRM</zorder>
  <zorder>TextMS</zorder>
  <zorder>TextPrivateA</zorder>
  <zorder>TextGenerator</zorder>
  <zorder>TextPublicgA</zorder>
  <zorder>label_MRM</zorder>
  <zorder>label_PublicgA</zorder>
  <zorder>BSendClear</zorder>
  <zorder>BDelTextImage</zorder>
  <zorder>TextSend</zorder>
  <zorder>TextEncoded</zorder>
  <zorder>BFindKey</zorder>
  <zorder>BDecodeRSA</zorder>
  <zorder>BEncodeSS</zorder>
  <zorder>SendToServerOnly</zorder>
  <zorder>label_CryptoProject</zorder>
  <zorder>BSendEncoded</zorder>
  <zorder>label_Send</zorder>
  <zorder>label_PrivateKey</zorder>
  <zorder>TextPrivateKey</zorder>
  <zorder>label_PublicKey</zorder>
  <zorder>TextPublicKey</zorder>
  <zorder>label_Modular</zorder>
  <zorder>TextModular</zorder>
  <zorder>BSingleShift</zorder>
  <zorder>BVigenere</zorder>
  <zorder>BRSA</zorder>
  <zorder>BDiffieHellman</zorder>
  <zorder>BHashing</zorder>
  <zorder>BText</zorder>
  <zorder>BImage</zorder>
  <zorder>TextLog</zorder>
  <zorder>label_SSKey</zorder>
  <zorder>TextSSKey</zorder>
  <zorder>label_Vigenere</zorder>
  <zorder>TextVigenere</zorder>
  <zorder>BGM</zorder>
  <zorder>BHK</zorder>
  <zorder>BCS</zorder>
  <zorder>BClear</zorder>
  <zorder>BEncodeVigenere</zorder>
  <zorder>BEncodeRSA</zorder>
  <zorder>BGenerateRSA</zorder>
  <zorder>BVerify</zorder>
 </widget>
 <resources/>
 <connections/>
</ui>
